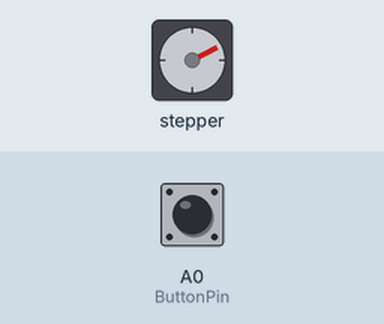
Recording of a sketch running on a simulated Arduino Uno, built with avr-gcc and run on an emulated ATmega328P. Parts: stepper motor. Wiring (inferred from the names in the program): stepper motor (200 steps per turn assumed): coils pin 9, pin 10, pin 11, pin 12. The inputs (shaded band) are chosen by the test bench; at power-on: A0 (ButtonPin) HIGH. What the sketch prints to the serial monitor is not drawn.

Above: at 1.25 s.
1.3 s: A0 (ButtonPin) pulled LOW for 1 s
3.8 s: A0 (ButtonPin) pulled LOW for 0.15 s
At 4.15 s:
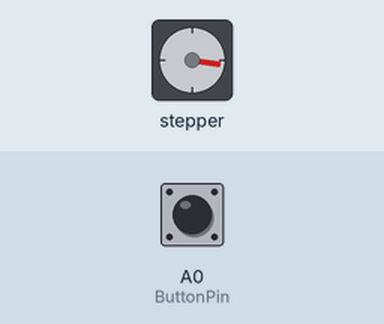
At 4.76 s:
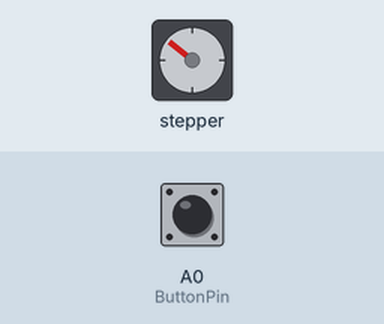
Timing chart, 0 to 15.9 s (numbered marks = the images above; inputs shaded):
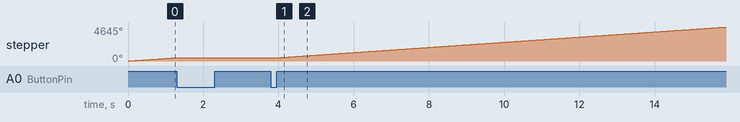

The sketch:

MotorPasoAPasoInterruptor.ino
```cpp
#define STEPPER_PIN_1 9 //pines
#define STEPPER_PIN_2 10
#define STEPPER_PIN_3 11
#define STEPPER_PIN_4 12

int dt = 5; //velocidad del motor


int step_number = 0; // numero de pasos

int ButtonPin = A0;
int ButtonVal;

int ChangeMotorVal = 0;
bool CanPress = true;


void setup() {
  //configura pines
pinMode(STEPPER_PIN_1, OUTPUT);
pinMode(STEPPER_PIN_2, OUTPUT);
pinMode(STEPPER_PIN_3, OUTPUT);
pinMode(STEPPER_PIN_4, OUTPUT);
Serial.begin(9600);
pinMode(ButtonPin, INPUT);

}

void loop() {

  ButtonVal = digitalRead(ButtonPin);
  Serial.println(ChangeMotorVal);


  OneStep(ChangeMotorVal);
  delay(dt);
  if (ButtonVal == 0 && CanPress){

    CanPress = false;
    ChangeMotorVal++;
    delay(200);
    CanPress = true;


  }
  if (ChangeMotorVal > 2){
      ChangeMotorVal = 0;
  }


}


void OneStep(int Value){
    if(Value == 0){
switch(step_number){
  case 0:
  digitalWrite(STEPPER_PIN_1, HIGH);
  digitalWrite(STEPPER_PIN_2, LOW);
  digitalWrite(STEPPER_PIN_3, LOW);
  digitalWrite(STEPPER_PIN_4, LOW);
  break;
  case 1:
  digitalWrite(STEPPER_PIN_1, LOW);
  digitalWrite(STEPPER_PIN_2, HIGH);
  digitalWrite(STEPPER_PIN_3, LOW);
  digitalWrite(STEPPER_PIN_4, LOW);
  break;
  case 2:
  digitalWrite(STEPPER_PIN_1, LOW);
  digitalWrite(STEPPER_PIN_2, LOW);
  digitalWrite(STEPPER_PIN_3, HIGH);
  digitalWrite(STEPPER_PIN_4, LOW);
  break;
  case 3:
  digitalWrite(STEPPER_PIN_1, LOW);
  digitalWrite(STEPPER_PIN_2, LOW);
  digitalWrite(STEPPER_PIN_3, LOW);
  digitalWrite(STEPPER_PIN_4, HIGH);
  break;
}


  }else if (Value == 1){
    switch(step_number){
  case 0:
  digitalWrite(STEPPER_PIN_1, LOW);
  digitalWrite(STEPPER_PIN_2, LOW);
  digitalWrite(STEPPER_PIN_3, LOW);
  digitalWrite(STEPPER_PIN_4, HIGH);
  break;
  case 1:
  digitalWrite(STEPPER_PIN_1, LOW);
  digitalWrite(STEPPER_PIN_2, LOW);
  digitalWrite(STEPPER_PIN_3, HIGH);
  digitalWrite(STEPPER_PIN_4, LOW);
  break;
  case 2:
  digitalWrite(STEPPER_PIN_1, LOW);
  digitalWrite(STEPPER_PIN_2, HIGH);
  digitalWrite(STEPPER_PIN_3, LOW);
  digitalWrite(STEPPER_PIN_4, LOW);
  break;
  case 3:
  digitalWrite(STEPPER_PIN_1, HIGH);
  digitalWrite(STEPPER_PIN_2, LOW);
  digitalWrite(STEPPER_PIN_3, LOW);
  digitalWrite(STEPPER_PIN_4, LOW);
    }
  }


  else if (Value == 2){
    switch(step_number){
  case 0:
  digitalWrite(STEPPER_PIN_1, 0);
  digitalWrite(STEPPER_PIN_2, 0);
  digitalWrite(STEPPER_PIN_3, 0);
  digitalWrite(STEPPER_PIN_4, 0);
  break;
  case 1:
  digitalWrite(STEPPER_PIN_1, 0);
  digitalWrite(STEPPER_PIN_2, 0);
  digitalWrite(STEPPER_PIN_3, 0);
  digitalWrite(STEPPER_PIN_4, 0);
  break;
  case 2:
  digitalWrite(STEPPER_PIN_1, 0);
  digitalWrite(STEPPER_PIN_2, 0);
  digitalWrite(STEPPER_PIN_3, 0);
  digitalWrite(STEPPER_PIN_4, 0);
  break;
  case 3:
  digitalWrite(STEPPER_PIN_1, 0);
  digitalWrite(STEPPER_PIN_2, 0);
  digitalWrite(STEPPER_PIN_3, 0);
  digitalWrite(STEPPER_PIN_4, 0);


}
  }
step_number++; //aumentar los pasos para seguir girando
  if(step_number > 3){
    step_number = 0;
  }
}
```

Measured:
- after the input at 3.8 s, stepper: keeps turning clockwise at about 352°/s, starting after 0.21 s
